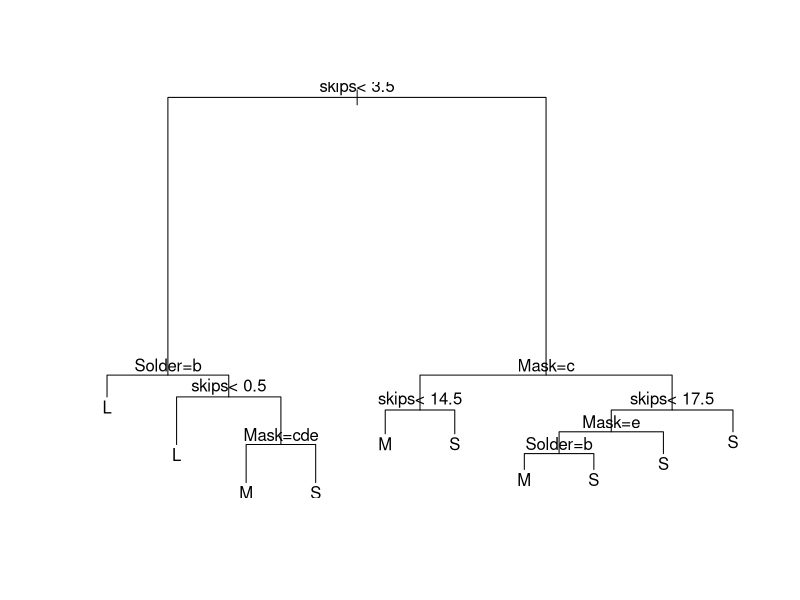

Generate this figure with R:
library(rpart)
data(solder)
summary(solder)
str(solder)
# solder has 4 factors , so we arbitrarily choose Opening as the useful factor

myModel <- rpart(Opening ~  Solder + Mask + PadType + Panel + skips,data = solder, method = "class", parms = list(split = "information"), minsplit=2)

# n= 720 
printcp(myModel)
prunedmyModel<- prune(myModel, cp=0.010000)

plot(prunedmyModel)
text(prunedmyModel)

train <- sample(nrow(solder), size = 648)
train

trainingData <- solder[train,]
trainingData

testData <- solder[-train,]
testData

nrow(trainingData)
# 648
nrow(testData)
# 72

ktrainingData <- rpart(Opening ~  Solder + Mask + PadType + Panel + skips, data = trainingData, parms=list(split="information"), method ="class", minsplit=2)
printcp(ktrainingData)
prunedTreeKyphosis<- prune(ktrainingData, cp=0.010000)

outputFinal <- predict(prunedTreeKyphosis, newdata = testData, type = "class")
outputFinal

conf_table <- table(testData$Opening, outputFinal)
conf_table
correct <- sum(diag(conf_table))
correct

error <- sum(conf_table)-correct
error

accuracy <- correct / (correct+error)
accuracy

outputFinal2 <- predict(ktrainingData, newdata = testData, type = "class")
outputFinal2
conf_table2 <- table(testData$Opening, outputFinal2)
conf_table2
correct2 <- sum(diag(conf_table2))
correct2
error2 <- sum(conf_table2)-correct2
error2
accuracy2 <- correct2 / (correct2+error2)
accuracy2


